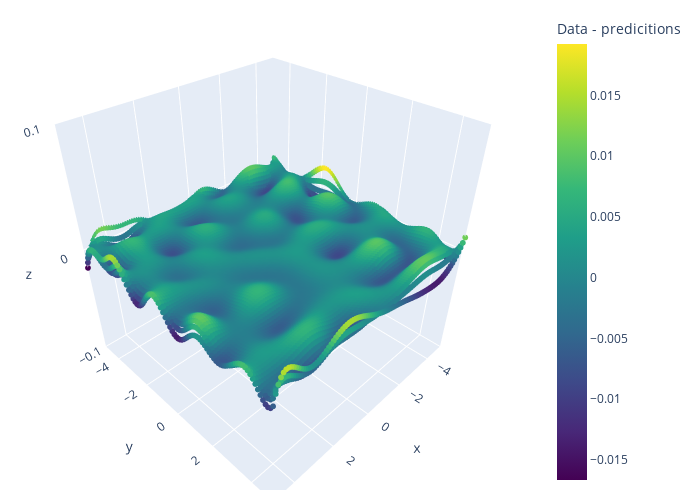

Source (notebook cell):
### Code cell
import plotly.graph_objects as go

predictions = model(torch.cat((torch.Tensor(X).reshape(-1, 1), torch.Tensor(Y).reshape(-1, 1)), axis=1)).detach().numpy().reshape(-1)
trace1 = go.Scatter3d(
    x=X.reshape(-1),
    y=Y.reshape(-1),
    z=Z.reshape(-1) - predictions,
    mode='markers',
    marker=dict(
        size=2,
        color=Z.reshape(-1) - predictions,
        colorscale='Viridis',
        colorbar=dict(title='Data - predicitions'),
    ),
    name='Model'
)
fig = go.Figure(data=[trace1], layout=dict(width=700, height=500))
fig.update_layout(
    scene = dict(
        xaxis = dict(range=[-5,5]),
        yaxis = dict(range=[-5,5]),
        zaxis = dict(range=[-0.1,0.1]),),
    width=700,
    margin=dict(r=20, l=10, b=10, t=10)
)
fig.show()

### Figure 1 — Plotly figure (JSON) as saved in the notebook; plotly's stock layout.template omitted (floating-point values rounded to 4 significant figures; data arrays with more than 128 entries replaced by an {"elided": "..."} marker saying what was removed)
{"data": [{"marker": {"color": {"elided": "10000 float values"}, "colorbar": {"title": {"text": "Data - predicitions"}}, "colorscale": [[0, "#440154"], [0.1111, "#482878"], [0.2222, "#3e4989"], [0.3333, "#31688e"], [0.4444, "#26828e"], [0.5556, "#1f9e89"], [0.6667, "#35b779"], [0.7778, "#6ece58"], [0.8889, "#b5de2b"], [1, "#fde725"]], "size": 2}, "mode": "markers", "name": "Model", "type": "scatter3d", "x": {"elided": "10000 float values"}, "y": {"elided": "10000 float values"}, "z": {"elided": "10000 float values"}}], "layout": {"height": 500, "margin": {"b": 10, "l": 10, "r": 20, "t": 10}, "scene": {"xaxis": {"range": [-5, 5]}, "yaxis": {"range": [-5, 5]}, "zaxis": {"range": [-0.1, 0.1]}}, "width": 700}}
